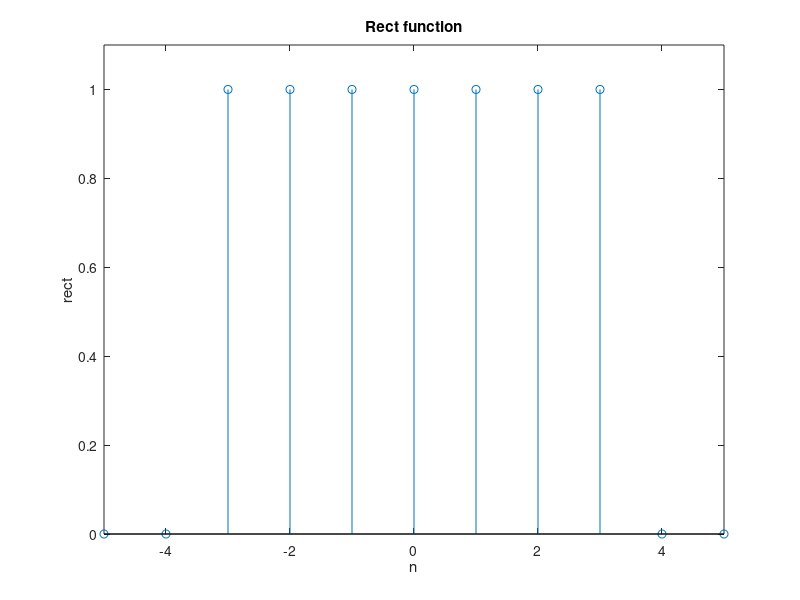

Write MATLAB code to recreate this figure.
% Rect function
M = 3;
N = 10; % number of samples
n = -N/2:N/2; % vector
Rect = [zeros(1,N/2-M) ones(1,2*M+1) zeros(1,N/2-M)];
%logic for rect
figure; % display
stem(n,Rect);
xlabel('n');
ylabel('rect');
title('Rect function');
axis([-N/2 N/2 0 1.1]);